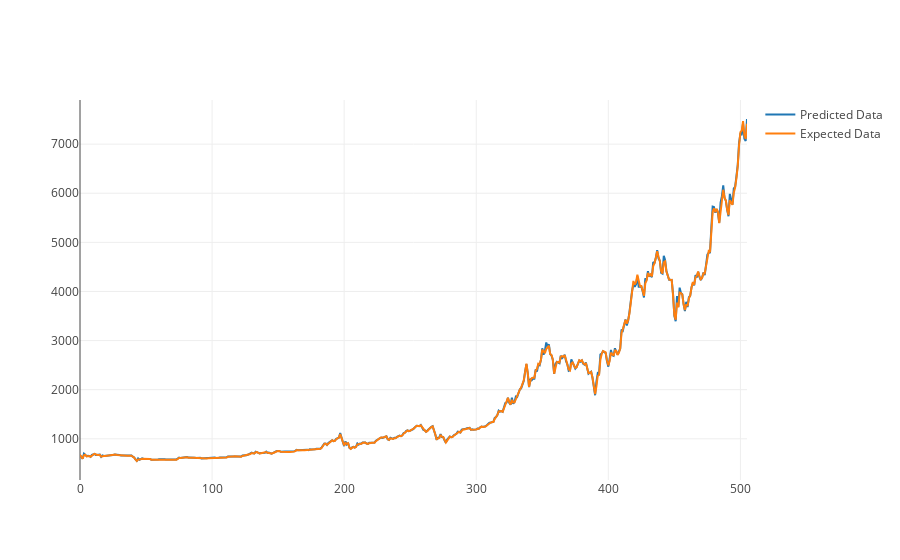

The code cell stored with this chart in its notebook:
### Code cell
# Based on: https://machinelearningmastery.com/time-series-forecasting-long-short-term-memory-network-python/

# create a differenced series
def difference(dataset, interval=1):
    diff = list()
    for i in range(interval, len(dataset)):
        value = dataset[i] - dataset[i - interval]
        diff.append(value)
    return Series(diff)

# Return to the original values 
def inverse_difference(history, yhat, interval=1):
    return yhat + history[-interval]

def scale(train, test):
    # fit scaler
    scaler = MinMaxScaler(feature_range=(-1, 1))
    scaler = scaler.fit(train)
    
    # transform train
    train = train.reshape(train.shape[0], train.shape[1])
    train_scaled = scaler.transform(train)
    
    # transform test
    test = test.reshape(test.shape[0], test.shape[1])
    test_scaled = scaler.transform(test)
    return scaler, train_scaled, test_scaled

def invert_scale(scaler, X, value):
    new_row = [x for x in X] + [value]
    array = np.array(new_row)
    array = array.reshape(1, len(array))
    inverted = scaler.inverse_transform(array)
    return inverted[0, -1]

def fit_lstm(train, batch_size, nb_epoch, neurons):
    X, y = train[:, 0:-1], train[:, -1]
    X = X.reshape(X.shape[0], 1, X.shape[1])
    model = Sequential()
    model.add(LSTM(neurons, batch_input_shape=(batch_size, X.shape[1], X.shape[2]), stateful=True))
    model.add(Dense(1))
    model.compile(loss='mean_squared_error', optimizer='adam')
    for i in range(nb_epoch):
        print('Epoch: ', i)
        model.fit(X, y, epochs=1, batch_size=batch_size, verbose=0, shuffle=False)
        model.reset_states()
    return model

def forecast_lstm(model, batch_size, X):
    X = X.reshape(1, 1, len(X))
    yhat = model.predict(X, batch_size=batch_size)
    return yhat[0,0]

def create_predictions(lstm_model, test_s, raw_values):
    predictions = list()
    for i in range(len(test_s)):
        # make one-step forecast
        X, y = test_s[i, 0:-1], test_s[i, -1]
        yhat = forecast_lstm(lstm_model, 1, X)
        # invert scaling
        yhat = invert_scale(scaler, X, yhat)
        # invert differencing
        yhat = inverse_difference(raw_values, yhat, len(test_s)+1-i)
        # store forecast
        predictions.append(yhat)
        expected = raw_values[len(train) + i + 1]
#         print('Month=%d, Predicted=%f, Expected=%f' % (i+1, yhat, expected))
        
    return predictions


raw_values =df['new_weighted_price'].values
dif = difference(raw_values, 1).values.reshape(-1,1)

values = create_rnn_set(dif, 1).values

train_size = int(len(values) * 0.7)
test_size = len(values) - train_size
train, test = values[0:train_size,:], values[train_size:len(values),:]

scaler, train_s, test_s = scale(train, test)
lstm_model = fit_lstm(train_s, batch_size=1, nb_epoch=50, neurons=50)

# forecast the entire training dataset to build up state for forecasting
train_reshaped = train_s[:, 0].reshape(len(train_s), 1, 1)
lstm_model.predict(train_reshaped, batch_size=1)

predictions = create_predictions(lstm_model, test_s, raw_values)
    
# report performance
rmse = math.sqrt(mean_squared_error(raw_values[train_size+1:len(raw_values)], predictions))
print('Test RMSE: %.3f' % rmse)
expected = raw_values[train_size:len(values)]

predict_chart = go.Scatter(x=np.arange(0, len(predictions)), y=predictions, name= 'Predicted Data')
expected_chart = go.Scatter(x=np.arange(0, len(expected)), y=expected, name= 'Expected Data')

py.iplot([predict_chart, expected_chart])

### Figure 1 — Plotly figure (JSON) as saved in the notebook; plotly's stock layout.template omitted (floating-point values rounded to 4 significant figures; data arrays with more than 128 entries replaced by an {"elided": "..."} marker saying what was removed)
{"data": [{"name": "Predicted Data", "type": "scatter", "x": {"elided": "506 int values"}, "y": {"elided": "506 float values"}}, {"name": "Expected Data", "type": "scatter", "x": {"elided": "506 int values"}, "y": {"elided": "506 float values"}}], "layout": {}}
